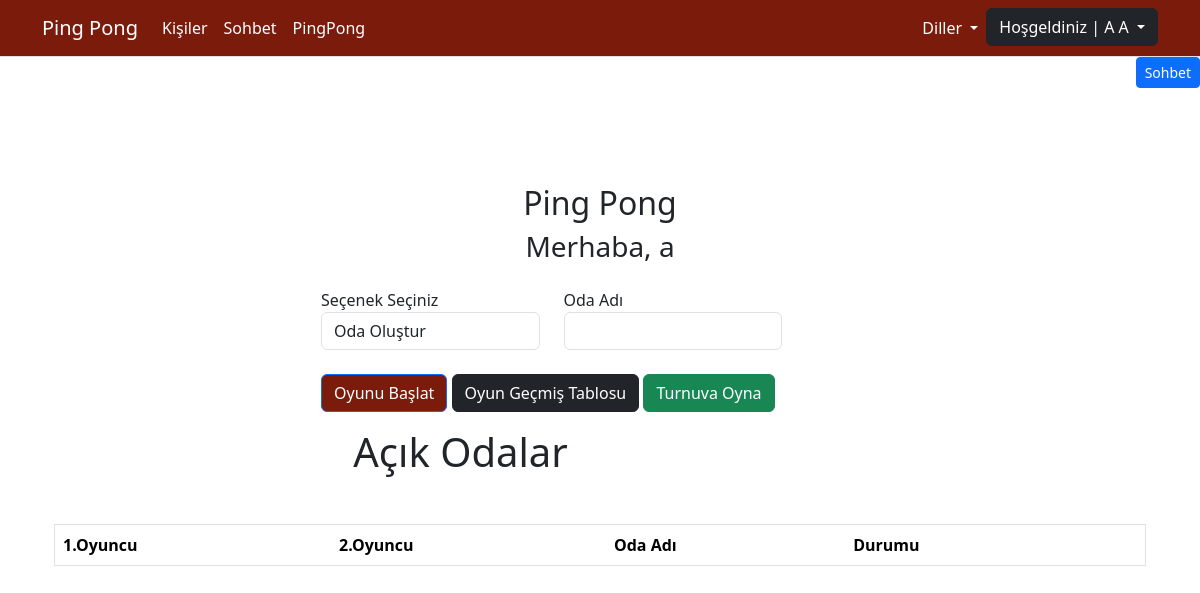
The page /tr/sohbet/anasayfa/ (signed in) on the database as committed earlier.
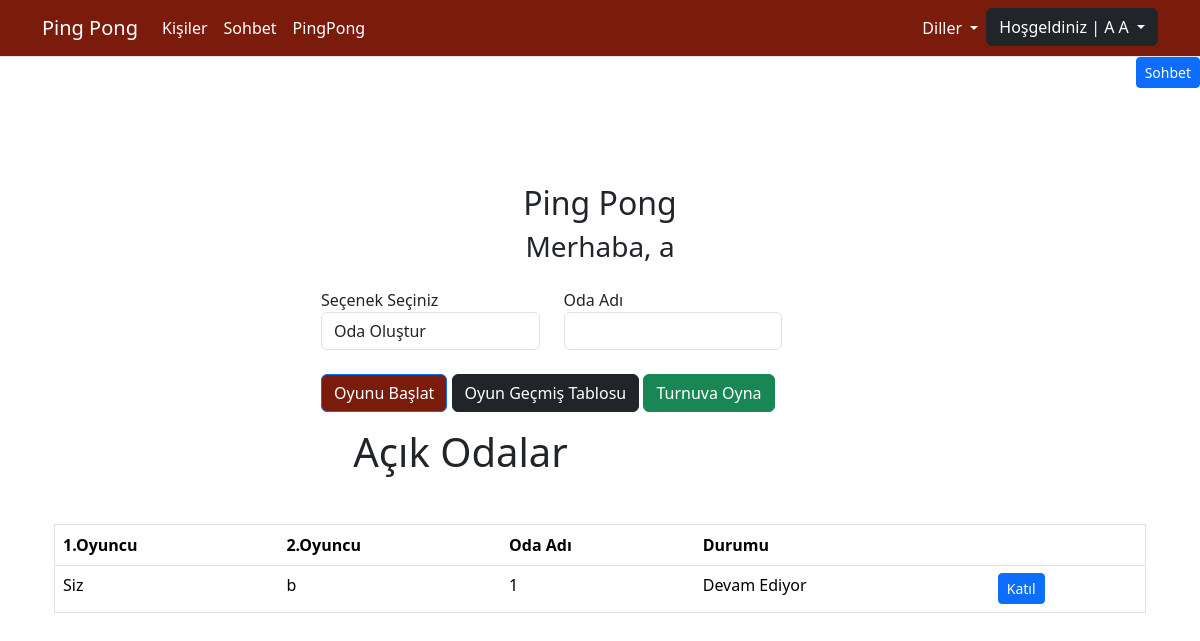
The same page on the database as committed later.
### chat/models.py (models this page shows, shortened)
class Room(models.Model):
    room_name = models.CharField(max_length=255, unique=True)
    game_creator = models.CharField(max_length=100)
    game_opponent = models.CharField(max_length=100, blank=True, null=True)
    is_over = models.BooleanField(default=False)
    winner = models.CharField(max_length=100, blank=True, null=True)

### chat/views.py (the view, shortened to what this page needs)
# urls.py: path(_("anasayfa/"), views.sohbet_anasayfa, name="sohbet_anasayfa"),
@login_required
def sohbet_anasayfa(request):
    odalar = Room.objects.all()
    return render(request, 'sohbet_anasayfa.html', {'odalar':odalar})

### chat/templates/sohbet_anasayfa.html (shortened to what this page needs)
{% extends "base.html" %}
{% load static %}
{% load i18n %}
{% block css_files %}
	<link rel="stylesheet" href="{% static 'chat/css/styles.css' %}">
{% endblock %}
{% block content %}
<div class="container mt-5 pt-5">
	<h2 class="text-center">Ping Pong</h2>
	<h3 class="text-center"> Merhaba, {{ request.user.username }}</h3>
	<form method="post" action="{% url 'sohbet_anasayfa' %}">
		<div class="col-md-6 mx-auto mt-4">
			<div class="row">
				<div class="col-12 col-md-8 col-lg-6 col-xl-5">
					<label>Seçenek Seçiniz</label>
					<select class="form-control" name="option">
						<option value="1">Oda Oluştur</option>
					</select>
				</div>
				<div class="col-12 col-md-8 col-lg-6 col-xl-5">
					<label>Oda Adı</label>
					<input type="text" id="oda_ismi" name="oda_ismi" class="form-control" required>
				</div>
				<div class="mb-3">
					<br>
					<button type="submit" id="submit" class="btn btn-primary" style="background-color:#7a1b0c;">Oyunu Başlat</button>
					<a href="{% url 'oyun_gecmis' %}" class="btn btn-dark">Oyun Geçmiş Tablosu</a>
					<a href="{% url 'turnuva' %}" class="btn btn-success">Turnuva Oyna</a>
				</div>
			</div>
		</div>
	</form>
	<div class="col-xs-12 text-center">
		<h1 class ="col-sm-9">Açık Odalar</h1>
	</div>
	<form method="post" action="{% url 'sohbet_anasayfa' %}">
		<div class="container mt-5 table-responsive">
			<table class="table table-striped"
			cellspacing="0" cellpadding="1" border="1" width="300">
				<thead>
					<tr>
						<th scope="col">1.Oyuncu</th>
						<th scope="col">2.Oyuncu</th>
						<th scope="col">Oda Adı</th>
						<th scope="col">Durumu</th>
						<th></th>
					</tr>
				</thead>
				<tbody>
					{% for oda in odalar %}
						<tr>
							{% if not oda.is_over %}
								<td>{% if oda.game_creator == request.user.username %}Siz{% else %}{{ oda.game_creator }}{% endif %}</td>
								<td>{% if oda.game_opponent == request.user.username %}Siz{%else%}{{ oda.game_opponent }}{% endif %}{% if not oda.game_opponent or not oda.game_opponent  %}Oyuncu Beklenmekte{% endif %}</td>
								<td>{{oda.room_name}}</td>
								<td>{% if oda.is_over == 0 %}Devam Ediyor{%endif%}</td>
								<td><input type="hidden" id="option" name="option" value='2'>
								<button type="submit" id="submit" class="btn btn-sm btn-primary">Katıl</button></td>
							{% endif %}
						</tr>
						{% endfor %}
					</tbody>
				</table>
			</div>
	</form>
</div>
{% endblock %}

Rows that differ between the two databases and show on the page:
added Room: game_creator "Siz", game_opponent "b", room_name "1", is_over "Devam Ediyor"
